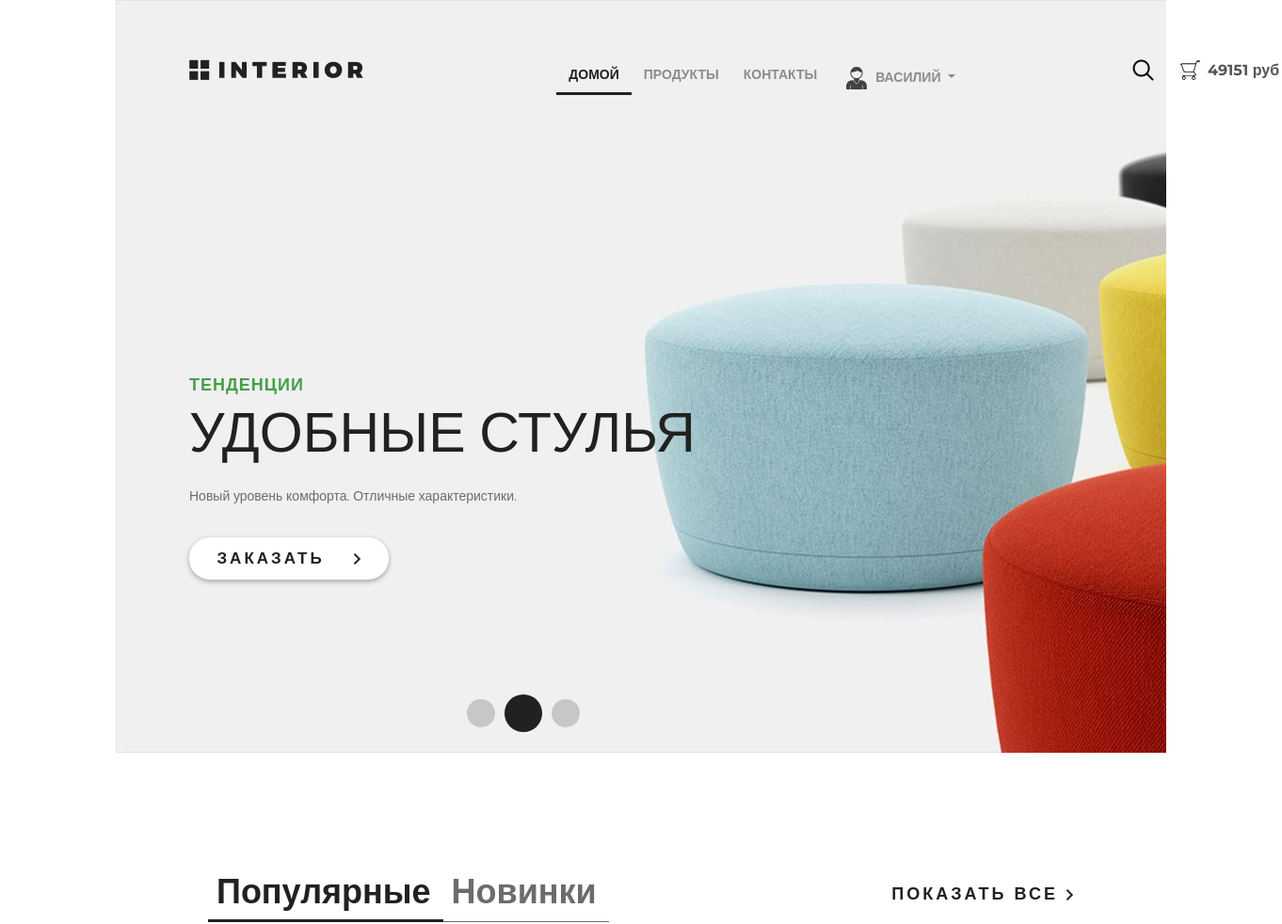
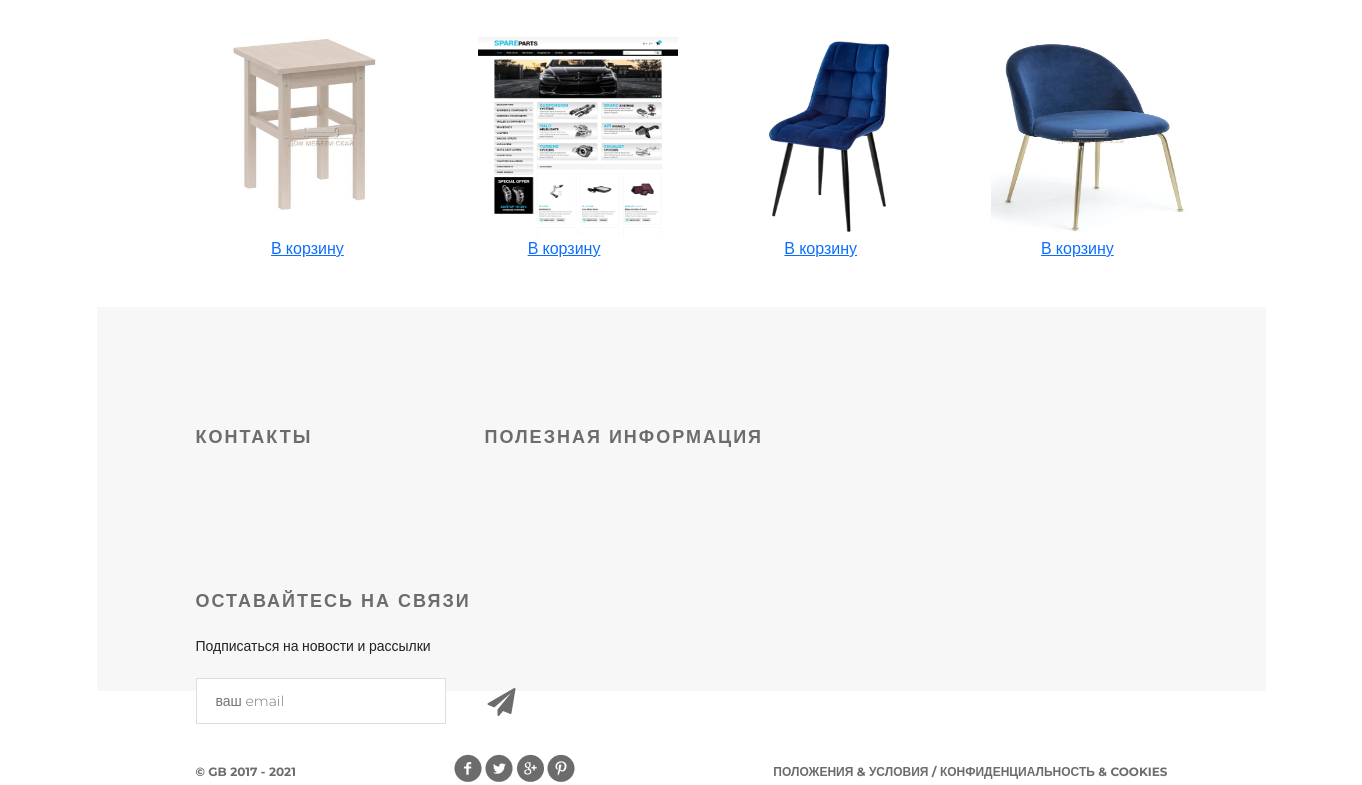
The page / (signed in) on the database its author committed (2 pictures, top to bottom).
### authapp/models.py (models this page shows, shortened)
class UserProfile(AbstractUser):
    avatar = models.ImageField(upload_to='avatar', blank=True, verbose_name='Аватар')
    age = models.PositiveIntegerField(verbose_name='Возраст', blank=True, default=18)
    is_superuser = models.BooleanField(default=False, verbose_name='Администратор')
    activate_key = models.CharField(max_length=128, verbose_name='Код активации', blank=True, null=True)
    activate_key_expired = models.DateTimeField(blank=True, null=True)
    class Meta:
        verbose_name = 'Пользователь'
        verbose_name_plural = 'Пользователь'

### basket/models.py (models this page shows, shortened)
class Basket(models.Model):
    user = models.ForeignKey(settings.AUTH_USER_MODEL, on_delete=models.CASCADE, related_name='basket')
    product = models.ForeignKey(Product, on_delete=models.CASCADE)
    quantity = models.PositiveIntegerField(default=0, verbose_name='количество')
    add_datatime = models.DateTimeField(auto_now_add=True,
                                        verbose_name='время')  # TODO Заменить название поля на add_datetime
    class Meta:
        verbose_name = 'Корзина'
        verbose_name_plural = 'Корзина'
    @cached_property
    def items_cached(self):
        return self.user.basket.select_related()
    @property
    def product_cost(self):
        return self.product.price * self.quantity
    @property
    def total_quantity(self):
        _items = self.items_cached
        return sum(list(map(lambda x: x.quantity, _items)))
    @property
    def total_cost(self):
        _items = self.items_cached
        return sum(list(map(lambda x: x.product_cost, _items)))

### mainapp/models.py (models this page shows, shortened)
class Product(models.Model):
    category = models.ForeignKey(ProductCategory, on_delete=models.CASCADE, verbose_name='Категория')
    name = models.CharField(max_length=128, verbose_name='Наименование')
    image = models.ImageField(upload_to='products', blank=True, verbose_name='Изображение')
    short_desc = models.CharField(max_length=255, verbose_name='Краткое описание')
    description = models.TextField(verbose_name='Описание')
    price = models.DecimalField(decimal_places=2, max_digits=10, default=0, verbose_name='Цена')
    quantity = models.PositiveSmallIntegerField(default=0, verbose_name='Количество')
    is_active = models.BooleanField(default=True, verbose_name='Запись активна')
    updated_at = models.DateTimeField(auto_now=True, null=True, blank=True)
    created_at = models.DateTimeField(auto_now_add=True, null=True, blank=True)
    class Meta:
        verbose_name = 'Продукты'
        verbose_name_plural = 'Продукты'
        ordering = ('-id',)

### mainapp/views.py (the view)
# urls.py: path('', mainapp.MainView.as_view(), name='main'),
class MainView(ListView):
    form = Product
    template_name = 'mainapp/index.html'
    model = Product
    def get_context_data(self, *args, **kwargs):
        context_data = super().get_context_data(**kwargs)
        context_data['title'] = 'Главная страница'
        context_data['popular_product'] = Product.objects.all()[:4]
        return context_data

### adminapp/templatetags/temp_tags.py (called while the page is built)
@register.filter(name='media_for_products')  # 1 вариант регистрации шаблонного тега
def media_for_products(img_path):
    if not img_path:
        img_path = 'default_prod.svg'
    return f'{settings.MEDIA_URL}{img_path}'

@register.filter(name='media_for_users')
def media_for_users(img_path):
    if not img_path:
        img_path = 'default_users.svg'
    return f'{settings.MEDIA_URL}{img_path}'

### mainapp/context_processors.py (called while the page is built)
def basket(request):
    basket_items = []
    if request.user.is_authenticated:
        basket_items = Basket.objects.filter(user=request.user).select_related()
    return {
        'basket': basket_items
    }

### mainapp/templates/mainapp/index.html (shortened to what this page needs)
{% extends 'mainapp/temp.html' %}
{% load static %}
{% load temp_tags %}
{% block menu %}
    <div class="slider">
        <div class="header clearfix">
                {% include 'mainapp/includes/inc_up_menu.html' %}
        </div>
        <div class="text-slider">
            <h3 class="green">тенденции</h3>
            <h3 class="big"> удобные стулья</h3>
            <p>Новый уровень комфорта. Отличные характеристики.</p>
            <a href="#" class="button-order">заказать <img src=" {% static 'img/arrow.png'%}" alt=""></a>
        </div>
        <div class="navi">
            <a href="#"></a><a href="#"></a><a href="#"></a>
        </div>
    </div>
{% endblock %}
{% block content %}
    <div class="featured">
        <div class="featured-menu">
            <a class="active" href="#">Популярные</a><a href="#">Новинки</a>
        </div>
        <a class="explore" href="{%  url 'products:category' 0 %}">показать все <img src="{% static 'img/arrow.png'%}" alt=""></a>
        <div class="clearfix">
        </div>
        <div class="tab-content">
            {% for product in popular_product %}
            <div class="block">
                <a href="#"><img src="{{ product.image | media_for_products }}" width="200px" height="200px" alt="img">
                </a> <a href="{% url 'basket:add' product.pk %}" class="add_basket">В корзину</a>
            </div>
            {% endfor %}
        </div>
    </div>
{% endblock %}

### mainapp/templates/mainapp/includes/inc_up_menu.html (shortened to what this page needs)
{% load temp_tags %}
<a href="{% url 'main' %}" class="logo"></a>
<ul class="menu">
    <li><a href="{% url 'main' %}"{% if request.resolver_match.url_name == 'main' %} class="active"{% endif %}>домой</a>
    </li>
    <li><a href="{% url 'products:category' 0 %}" >продукты</a></li>
    <li><a href="{% url 'contact' %}" {% if request.resolver_match.url_name == 'contact' %} class="active" {% endif %}>контакты</a>
    </li>
    <li>
        {% if user.is_authenticated %}
            <div class="dropdown">
                <a class="dropdown-toggle" href="#" data-toggle="dropdown"><img src="{{ user.avatar|media_for_users}}"
                                                                                alt="mdo" width="32" height="32" class="rounded-circle">
                    {{ user.first_name|default:'Пользователь' }}
                </a>
            </div>
            </li>
        {% else %}
            <li>
                <a href="{% url 'auth:login' %}">Вход</a>
            </li>
        {% endif %}
</ul>
    <a href="#" class="search"></a>
    <a href="{% url 'basket:basket' %}" class="basket">
  <span class="fw-bold">
    {% if basket %}
        {{ basket.0.total_cost|floatformat:0 }} руб
        ({{ basket.0.total_quantity }} шт)
    {% endif %}
  </span>
</a>

### static/css/style.css (style rules this page uses)
* { margin: 0; padding: 0; }
body { font-family: 'Montserrat', sans-serif; }
html, body { height: 100%; }
.slider { height: 800px; background-image: url(/static/img/slider.jpg); padding-left: 78px; padding-right: 211px; position: relative; }
.logo { background-image: url(/static/img/logo.png); margin-top: 63px; width: 185px; height: 22px; float: left; }
.menu { list-style-type: none; margin-top: 67px; float: right; }
.menu li { float: left; }
.menu a { color: #8c8c8c; font-size: 14px; font-weight: 700; text-align: right; text-transform: uppercase; text-decoration: none; padding: 10px 13px; }
.menu .active { color: #212121; font-weight: 700; border-bottom: 3px solid #212121; }
.search { background-repeat: no-repeat; display: block; width: 24px; height: 24px; background-image: url(/static/img/search.png); position: absolute; top: 63px; left: 1080px; }
.basket { display: block; width: 23px; height: 23px; background-image: url(/static/img/basket.png); background-repeat: no-repeat; position: absolute; top: 63px; left: 1130px; text-decoration: none; color: #555; }
.basket span { display: block; margin-left: 30px; width: 150px; }
.clearfix:after { content: ""; display: block; clear: both; }
.text-slider { margin-top: 288px; position: absolute; }
.text-slider p { color: #6c6c6c; font-size: 14px; text-align: left; width: 458px; line-height: 24px; }
.button-order { background-color: #ffffff; box-shadow: 0px 2px 4.85px 0.15px rgba(33, 33, 33, 0.35); width: 212px; height: 45px; display: block; text-transform: uppercase; text-align: center; border-radius: 22px; text-decoration: none; color: #212121; font-size: 17px; font-weight: 700; line-height: 45px; margin-top: 32px; letter-spacing: 3px; }
.button-order img { padding-left: 22px; }
.green { text-transform: uppercase; color: #43a047; font-size: 18px; font-weight: 700; text-align: left; margin-bottom: 22px; line-height: 13px; letter-spacing: 1px; }
.big { color: #212121; font-size: 59px; line-height: 43px; text-transform: uppercase; font-weight: 100; margin-bottom: 34px; }
.navi { position: absolute; bottom: 22px; right: 618px; display: flex; width: 130px; height: 40px; justify-content: space-between; align-items: center; }
.navi a { display: block; width: 30px; height: 30px; border-radius: 50%; background-color: rgba(33, 33, 33, 0.2); float: left; margin: 0px 5px; }
.navi a:nth-child(2) { display: block; width: 40px; height: 40px; border-radius: 50%; background-color: #212121; float: left; margin: 0px; }
.featured { padding-left: 98px; padding-right: 98px; }
.featured-menu { margin-top: 120px; width: 300px; height: 49px; float: left; }
.featured-menu a { color: #6c6c6c; font-size: 36px; font-weight: 700; text-align: left; text-decoration: none; border-bottom: 1px solid #6c6c6c; padding-bottom: 10px; padding-right: 13px; padding-left: 9px; }
.featured-menu .active { font-size: 36px; font-weight: 700; text-align: left; color: #212121; border-bottom: 3px solid #212121; padding-bottom: 8px; }
.explore { text-transform: uppercase; color: #212121; font-size: 18px; font-weight: 700; line-height: 24px; text-align: center; float: right; margin-top: 138px; letter-spacing: 3px; text-decoration: none; }
.tab-content { margin-top: 50px; display: flex; justify-content: space-between; margin-bottom: 120px; }
.tab-content .add_basket { margin-left: 50px; width: 200px; height: 50px; }
.tab-content .block { height: 150px; width: 150px; position: relative; }

### rows shown on the page
UserProfile: first_name "ВАСИЛИЙ"
Basket: user+product+quantity "49151"
Product: image|media_for_products (picture)
Product: image|media_for_products (picture)
Product: image|media_for_products (picture)
Product: image|media_for_products (picture)
